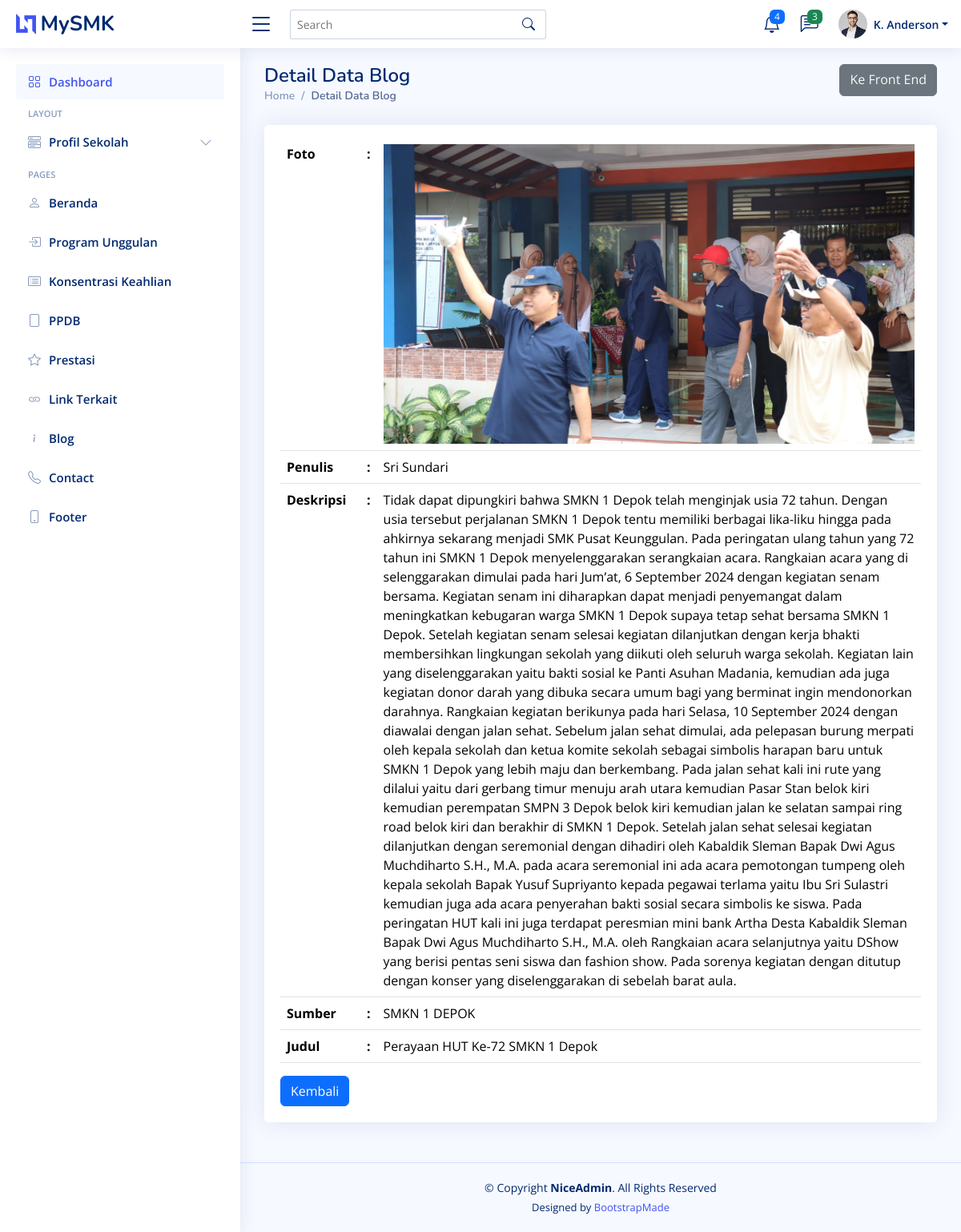
Screenshot of /backend/pages/blog/detail.php?id=2 with the database file from the repository.
### tables this page shows
CREATE TABLE `tb_blog` (
  `id` int(11) NOT NULL,
  `foto` text NOT NULL,
  `date` varchar(200) NOT NULL,
  `penulis` varchar(200) NOT NULL,
  `deskripsi` text NOT NULL,
  `judul` text NOT NULL,
  `sumber` text NOT NULL
);

### backend/actions/blog/show.php (called while the page is built, shortened)
<?php
$id = $_GET['id'];
$query = "SELECT * FROM `tb_blog` WHERE id=$id";
$result = $connect->query($query);
$blog = $result->fetch_object();

### backend/pages/blog/detail.php (the view, shortened to what this page needs)
<?php include "../../components/head.php" ?>
<body>
  <?php include "../../components/header.php" ?>
  <?php include "../../components/sidebar.php" ?>
  <?php include "../../components/breadcrumb.php" ?>
  <div class="row">
    <div class="col-12">
      <div class="card">
        <div class="card-body mt-3">
          <table class="table">
            <tbody>
              <?php include "../../actions/blog/show.php" ?>
              <tr>
                <th style="width: 100px;">Foto</th>
                <th style="width: 10px;">:</th>
                <td><img src="../../../storages/images/blog/<?= $blog->foto ?>" alt="foto"
                    style="width: 100%;" onerror="this.style.display='none'"></td>
              </tr>
              <tr>
                <th>Penulis</th>
                <th>:</th>
                <td><?= $blog->penulis ?></td>
              </tr>
              <tr>
                <th>Deskripsi</th>
                <th>:</th>
                <td><?= $blog->deskripsi ?></td>
              </tr>
              <tr>
                <th>Sumber</th>
                <th>:</th>
                <td><?= $blog->sumber ?></td>
              </tr>
              <tr>
                <th>Judul</th>
                <th>:</th>
                <td><?= $blog->judul ?></td>
              </tr>
            </tbody>
          </table>
          <a href="../blog" class="btn btn-primary">Kembali</a>
        </div>
      </div>
    </div>
  </div>
  <?php include "../../components/footer.php" ?>
</body>
<?php include "../../components/end.php" ?>

### backend/templates/assets/css/style.css (style rules this page uses)
:root { scroll-behavior: smooth; }
body { font-family: "Open Sans", sans-serif; background: #f6f9ff; color: #444444; }
a { color: #4154f1; text-decoration: none; }
.card { margin-bottom: 30px; border: none; border-radius: 5px; box-shadow: 0px 0 30px rgba(1, 41, 112, 0.1); }
.card-body { padding: 0 20px 20px 20px; }

### rows the page displays
tb_blog: foto (picture), penulis "Sri Sundari", deskripsi "Tidak dapat dipungkiri bahwa SMKN 1 Depok telah menginjak usia 72 tahun. Dengan usia tersebut perjalanan SMKN 1 Depok tentu memiliki berbagai lika-liku hingga pada ahkirnya sekarang menjadi SMK Pusat Keunggulan. Pada peringatan ulang tahun yang 72 tahun ini SMKN 1 Depok menyelenggarakan serangkaian acara. Rangkaian acara yang di selenggarakan dimulai pada hari Jum’at, 6 September 2024 dengan kegiatan senam bersama. Kegiatan senam ini diharapkan dapat menjadi penyemangat dalam meningkatkan kebugaran warga SMKN 1 Depok supaya tetap sehat bersama SMKN 1 Depok. Setelah kegiatan senam selesai kegiatan dilanjutkan dengan kerja bhakti membersihkan lingkungan sekolah yang diikuti oleh seluruh warga…", sumber "SMKN 1 DEPOK", judul "Perayaan HUT Ke-72 SMKN 1 Depok"

### other values shown
$title "Detail Data Blog"
